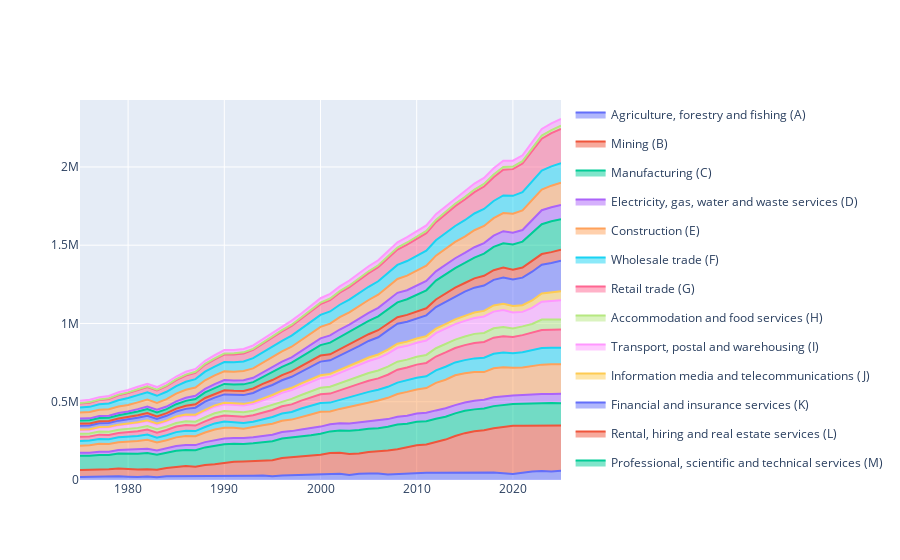

Notebook source saved alongside this figure:
### Code cell
fig = go.Figure()
for (sector,), sector_df in df.group_by('Sector', maintain_order=True):
    fig.add_trace(go.Scatter(
        x=sector_df['FY'],
        y=sector_df['GVA'],
        mode='lines',
        fill='tonexty',
        name=sector,
        stackgroup='one',
        legendgroup=sector,
        # groupnorm='fraction',
    ))
fig.show()
